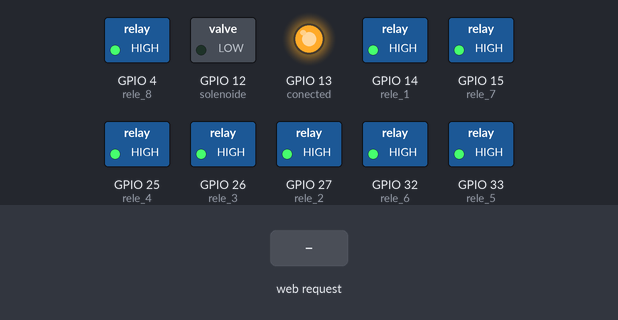
Recording of a sketch running on a simulated ESP32. On the bench: switched loads named in the sketch (green lamp = pin HIGH), output pins drawn as LEDs (lit = HIGH). The inputs (shaded band) are chosen by the test bench. WiFi joins after 1.5 s; servers stay silent unless stated; what the sketch prints to the serial monitor is not drawn.

Above: at 2.7 s.
2.8 s: HTTP request GET /Waldir received
At 3.05 s:
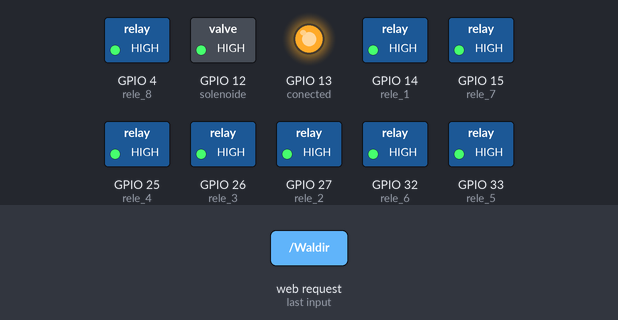
4.8 s: HTTP request GET /Leiliane received
At 5.3 s:
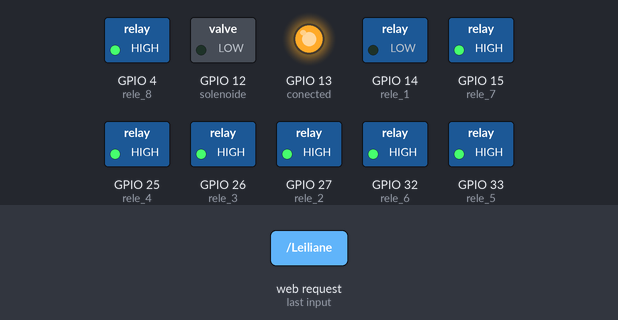
6.3 s: HTTP request GET /Ana received
At 7.5 s:
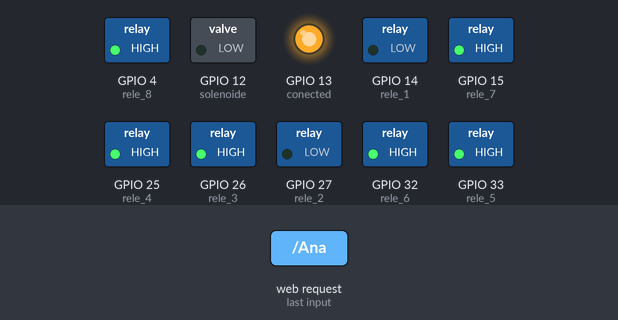
7.8 s: HTTP request GET /Tatizinha received
At 8.7 s:
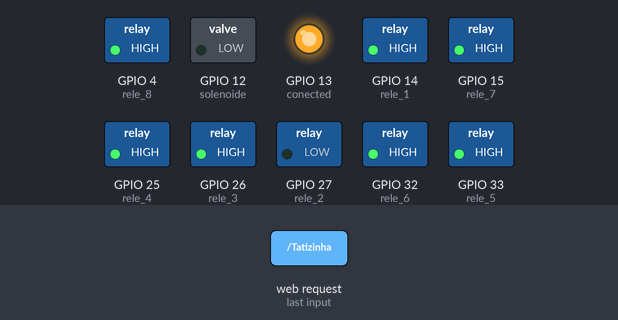
9.3 s: HTTP request GET /Livia received
At 9.9 s:
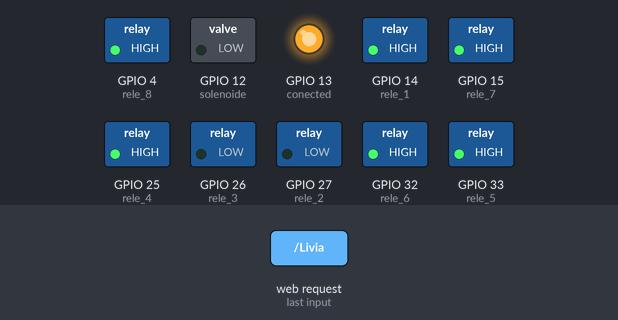
10.8 s: HTTP request GET /Arthur received
At 12.2 s:
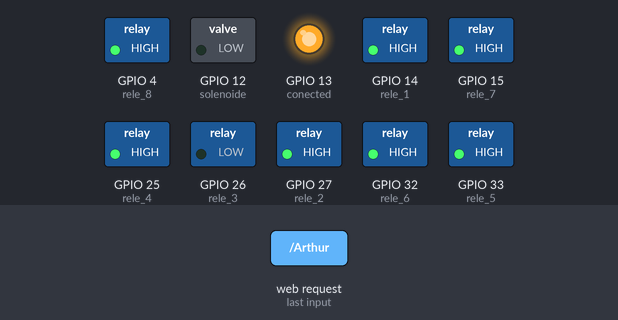
Timing chart, 0 to 13.3 s (numbered marks = the images above; inputs shaded):
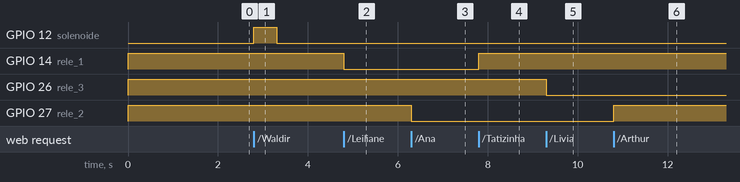

The sketch:

WIFI_Server_IP_Fixo_Laniakea.ino
```cpp
#include <WiFi.h>

const char *ssid = "Thuliv2.4G";
const char *password = "90Iojknm@";
unsigned long tempo = 0;
#define solenoide 12
#define conected 13
#define rele_1 14
#define rele_2 27
#define rele_3 26
#define rele_4 25
#define rele_5 33
#define rele_6 32
#define rele_7 15
#define rele_8 4

IPAddress local_IP(192, 168, 0, 249);
IPAddress gateway(192, 168, 0, 249);
IPAddress subnet(255, 255, 0, 0);

NetworkServer server(80);

void setup() {

  Serial.begin(115200);

  pinMode(solenoide, OUTPUT);
  pinMode(conected, OUTPUT);
  pinMode(rele_1, OUTPUT);
  pinMode(rele_2, OUTPUT);
  pinMode(rele_3, OUTPUT);
  pinMode(rele_4, OUTPUT);
  pinMode(rele_5, OUTPUT);
  pinMode(rele_6, OUTPUT);
  pinMode(rele_7, OUTPUT);
  pinMode(rele_8, OUTPUT);

  digitalWrite(solenoide, LOW);
  digitalWrite(conected, LOW);
  digitalWrite(rele_1, HIGH);
  digitalWrite(rele_2, HIGH);
  digitalWrite(rele_3, HIGH);
  digitalWrite(rele_4, HIGH);
  digitalWrite(rele_5, HIGH);
  digitalWrite(rele_6, HIGH);
  digitalWrite(rele_7, HIGH);
  digitalWrite(rele_8, HIGH);

  ConectaWiFi();
}


void ConectaWiFi() {

  if (!WiFi.config(local_IP, gateway, subnet)) {
    Serial.println("STA Failed to configure");
  }

  Serial.println();
  Serial.println();
  Serial.print("Connecting to ");
  Serial.println(ssid);

  WiFi.begin(ssid, password);

  while (WiFi.status() != WL_CONNECTED) {
    delay(500);
    Serial.print(".");
    digitalWrite (conected, LOW);
  }

  digitalWrite (conected, HIGH);

  Serial.println("");
  Serial.println("WiFi connected.");
  Serial.println("IP address: ");
  Serial.println(WiFi.localIP());

  server.begin();
}


void loop() {

  NetworkClient client = server.accept();

  if (client) {
    Serial.println("New Client.");
    String currentLine = "";
    while (client.connected()) {
      if (client.available()) {
        char c = client.read();
        Serial.write(c);
        if (c == '\n') {

          if (currentLine.length() == 0) {

            client.println("HTTP/1.1 200 OK");
            client.println("Content-type:text/html");
            client.println();

            client.print("<h1>Click <a href=\"/Waldir\">aqui</a> para abrir a fechadura.<br></h1>");
            client.print("<h1>Click <a href=\"/Leiliane\">aqui</a> para ligar rele 1.<br></h1>");
            client.print("<h1>Click <a href=\"/Tatizinha\">aqui</a> para desligar rele 1.<br></h1>");
            client.print("<h1>Click <a href=\"/Ana\">aqui</a> para ligar rele 2.<br></h1>");
            client.print("<h1>Click <a href=\"/Arthur\">aqui</a> para desligar rele 2.<br></h1>");
            client.print("<h1>Click <a href=\"/Livia\">aqui</a> para ligar rele 3.<br></h1>");
            client.print("<h1>Click <a href=\"/Sara\">aqui</a> para desligar rele 3.<br></h1>");
            client.print("<h1>Click <a href=\"/Roberta\">aqui</a> para ligar rele 4.<br></h1>");
            client.print("<h1>Click <a href=\"/Carlinha\">aqui</a> para desligar rele 4.<br></h1>");
            client.print("<h1>Click <a href=\"/Paulinha\">aqui</a> para ligar rele 5.<br></h1>");
            client.print("<h1>Click <a href=\"/Lea\">aqui</a> para desligar rele 5.<br></h1>");
            client.print("<h1>Click <a href=\"/Vitoria\">aqui</a> para ligar rele 6.<br></h1>");
            client.print("<h1>Click <a href=\"/Camila\">aqui</a> para desligar rele 6.<br></h1>");
            client.print("<h1>Click <a href=\"/Angelica\">aqui</a> para ligar rele 7.<br></h1>");
            client.print("<h1>Click <a href=\"/Monica\">aqui</a> para desligar rele 7.<br></h1>");
            client.print("<h1>Click <a href=\"/Lexa\">aqui</a> para ligar rele 8.<br></h1>");
            client.print("<h1>Click <a href=\"/Anitta\">aqui</a> para desligar rele 8.<br></h1>");

            client.println();

            break;
          } else {
            currentLine = "";
          }
        } else if (c != '\r') {
          currentLine += c;
        }

        if (currentLine.endsWith("GET /Waldir")) {
          tempo = millis();
          digitalWrite(solenoide, HIGH);
        }

        else if (currentLine.endsWith("GET /Leiliane")) {
          digitalWrite(rele_1, LOW);
        }

        else if (currentLine.endsWith("GET /Tatizinha")) {
          digitalWrite(rele_1, HIGH);
        }

        else if (currentLine.endsWith("GET /Ana")) {
          digitalWrite(rele_2, LOW);
        }

        else if (currentLine.endsWith("GET /Arthur")) {
          digitalWrite(rele_2, HIGH);
        }

        else if (currentLine.endsWith("GET /Livia")) {
          digitalWrite(rele_3, LOW);
        }

        else if (currentLine.endsWith("GET /Sara")) {
          digitalWrite(rele_3, HIGH);
        }

        else if (currentLine.endsWith("GET /Roberta")) {
          digitalWrite(rele_4, LOW);
        }

        else if (currentLine.endsWith("GET /Carlinha")) {
          digitalWrite(rele_4, HIGH);
        }

        else if (currentLine.endsWith("GET /Paulinha")) {
          digitalWrite(rele_5, LOW);
        }

        else if (currentLine.endsWith("GET /Lea")) {
          digitalWrite(rele_5, HIGH);
        }

        else if (currentLine.endsWith("GET /Vitoria")) {
          digitalWrite(rele_6, LOW);
        }

        else if (currentLine.endsWith("GET /Camila")) {
          digitalWrite(rele_6, HIGH);
        }

        else if (currentLine.endsWith("GET /Angelica")) {
          digitalWrite(rele_7, LOW);
        }

        else if (currentLine.endsWith("GET /Monica")) {
          digitalWrite(rele_7, HIGH);
        }

        else if (currentLine.endsWith("GET /Lexa")) {
          digitalWrite(rele_8, LOW);
        }

        else if (currentLine.endsWith("GET /Anitta")) {
          digitalWrite(rele_8, HIGH);
        }
      }
    }

    client.stop();
    Serial.println("Client Disconnected.");
  }

  if ((millis() - tempo) > 500) {
    digitalWrite(solenoide, LOW);
  }

  if(WiFi.status() != WL_CONNECTED) {
    ConectaWiFi();
  }
}
```

Measured:
- after the input at 2.8 s, GPIO 12 (solenoide): LOW → HIGH at once, → LOW 0.50 s later
- after the input at 4.8 s, GPIO 14 (rele_1): HIGH → LOW at once
- after the input at 6.3 s, GPIO 27 (rele_2): HIGH → LOW at once
- after the input at 7.8 s, GPIO 14 (rele_1): LOW → HIGH at once
- after the input at 9.3 s, GPIO 26 (rele_3): HIGH → LOW at once
- after the input at 10.8 s, GPIO 27 (rele_2): LOW → HIGH at once
